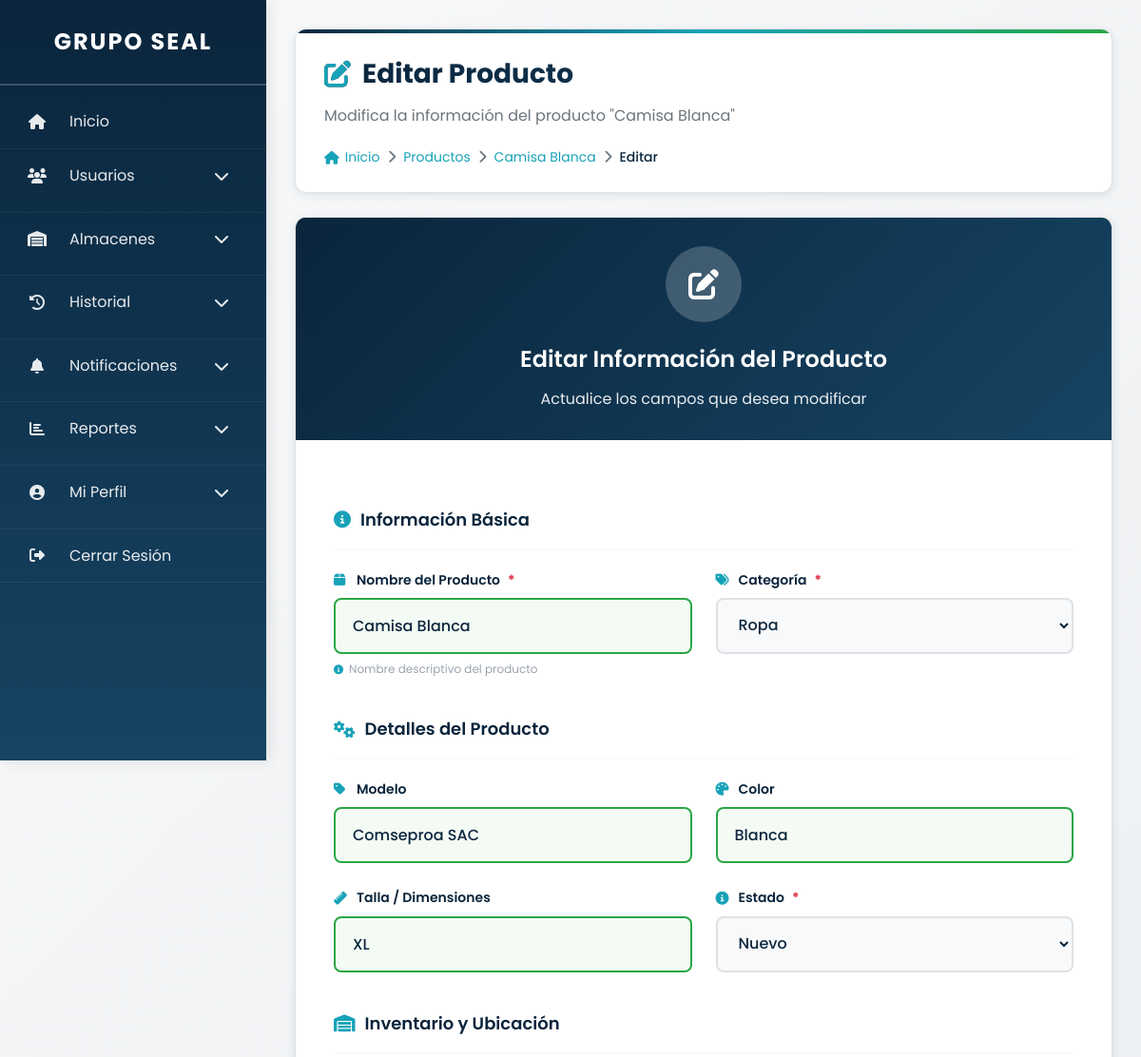
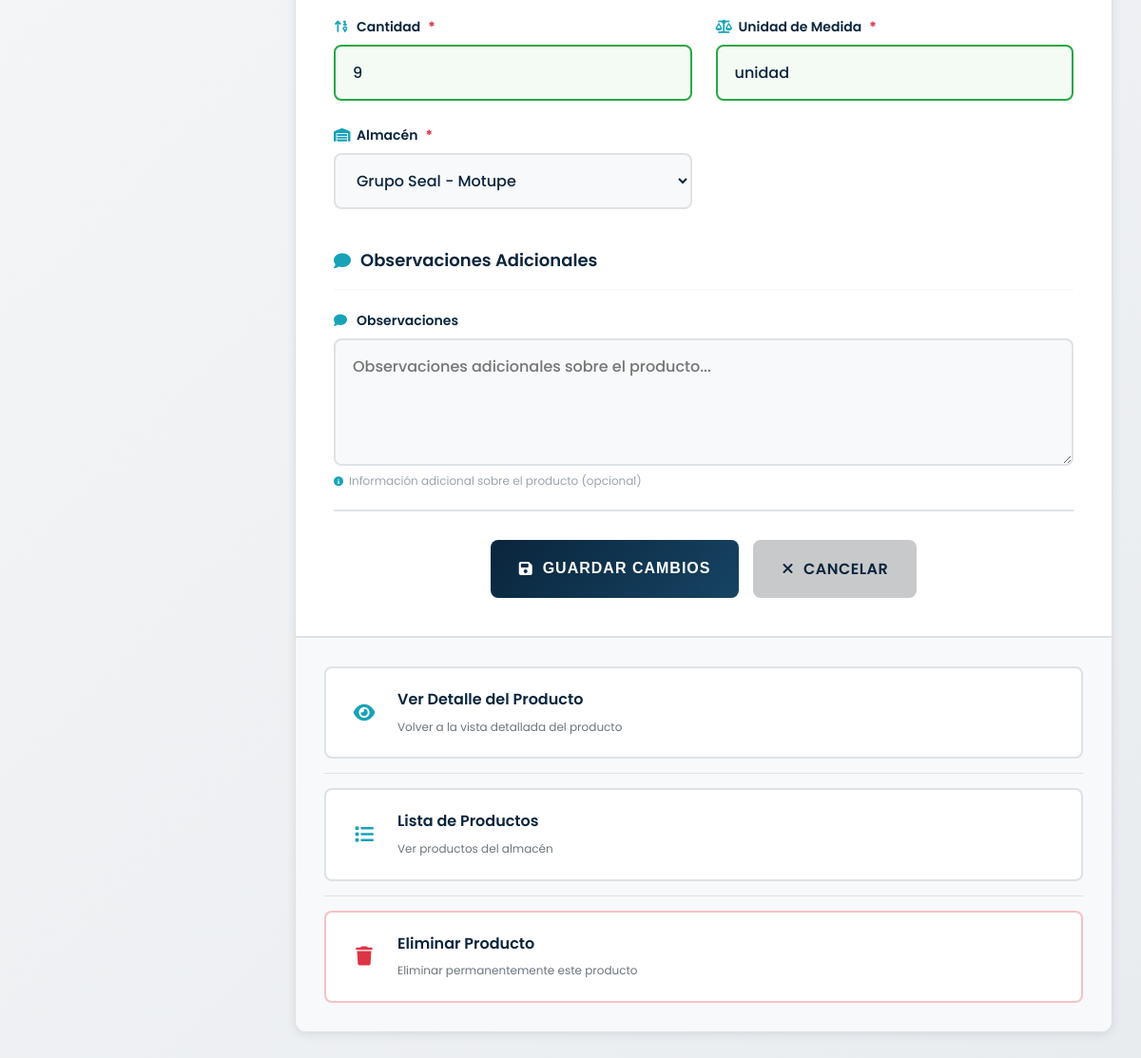
Page /productos/editar.php?id=200 (signed in) on the committed database (2 pictures, top to bottom).
### tables this page shows
CREATE TABLE `productos` (
  `id` int(11) NOT NULL,
  `categoria_id` int(11) NOT NULL,
  `almacen_id` int(11) NOT NULL,
  `nombre` varchar(100) NOT NULL,
  `descripcion` text DEFAULT NULL,
  `modelo` varchar(100) DEFAULT NULL,
  `color` varchar(50) DEFAULT NULL,
  `talla_dimensiones` varchar(50) DEFAULT NULL,
  `cantidad` int(11) NOT NULL DEFAULT 0,
  `unidad_medida` varchar(50) DEFAULT NULL,
  `estado` enum('Nuevo','Usado','Dañado') NOT NULL,
  `observaciones` text DEFAULT NULL
);

CREATE TABLE `categorias` (
  `id` int(11) NOT NULL,
  `nombre` varchar(100) NOT NULL
);

CREATE TABLE `almacenes` (
  `id` int(11) NOT NULL,
  `nombre` varchar(100) NOT NULL,
  `ubicacion` varchar(255) NOT NULL
);

### productos/editar.php (the view, shortened to what this page needs)
<?php
require_once "../config/database.php";
$usuario_rol = isset($_SESSION["user_role"]) ? $_SESSION["user_role"] : "usuario";
$producto_id = $_GET['id'];
$sql = "SELECT p.*, c.nombre as categoria_nombre, a.nombre as almacen_nombre
        FROM productos p
        JOIN categorias c ON p.categoria_id = c.id
        JOIN almacenes a ON p.almacen_id = a.id
        WHERE p.id = ?";
$stmt = $conn->prepare($sql);
$stmt->bind_param("i", $producto_id);
$stmt->execute();
$result = $stmt->get_result();
$producto = $result->fetch_assoc();
$sql_categorias = "SELECT id, nombre FROM categorias ORDER BY nombre";
$categorias = $conn->query($sql_categorias);
$sql_almacenes = "SELECT id, nombre FROM almacenes ORDER BY nombre";
$almacenes = $conn->query($sql_almacenes);
?>
<!DOCTYPE html>
<html lang="es">
<head>
    <link rel="stylesheet" href="https://cdnjs.cloudflare.com/ajax/libs/font-awesome/6.4.2/css/all.min.css">
    <link rel="stylesheet" href="../assets/css/productos-editar.css">
</head>
<body>
<nav class="sidebar" id="sidebar" role="navigation" aria-label="Menú principal">
    <h2>GRUPO SEAL</h2>
    <ul>
        <li>
            <a href="../dashboard.php" aria-label="Ir a inicio">
                <span><i class="fas fa-home"></i> Inicio</span>
            </a>
        </li>
        <?php if ($usuario_rol == 'admin'): ?>
        <li class="submenu-container">
            <a href="#" aria-label="Menú Usuarios" aria-expanded="false" role="button" tabindex="0">
                <span><i class="fas fa-users"></i> Usuarios</span>
                <i class="fas fa-chevron-down"></i>
            </a>
        </li>
        <?php endif; ?>
        <li class="submenu-container">
            <a href="#" aria-label="Menú Almacenes" aria-expanded="false" role="button" tabindex="0">
                <span><i class="fas fa-warehouse"></i> Almacenes</span>
                <i class="fas fa-chevron-down"></i>
            </a>
        </li>
        <li class="submenu-container">
            <a href="#" aria-label="Menú Historial" aria-expanded="false" role="button" tabindex="0">
                <span><i class="fas fa-history"></i> Historial</span>
                <i class="fas fa-chevron-down"></i>
            </a>
        </li>
        <li class="submenu-container">
            <a href="#" aria-label="Menú Notificaciones" aria-expanded="false" role="button" tabindex="0">
                <span>
                    <i class="fas fa-bell"></i> Notificaciones
                </span>
                <i class="fas fa-chevron-down"></i>
            </a>
        </li>
        <?php if ($usuario_rol == 'admin'): ?>
        <li class="submenu-container">
            <a href="#" aria-label="Menú Reportes" aria-expanded="false" role="button" tabindex="0">
                <span><i class="fas fa-chart-bar"></i> Reportes</span>
                <i class="fas fa-chevron-down"></i>
            </a>
        </li>
        <?php endif; ?>
        <li class="submenu-container">
            <a href="#" aria-label="Menú Perfil" aria-expanded="false" role="button" tabindex="0">
                <span><i class="fas fa-user-circle"></i> Mi Perfil</span>
                <i class="fas fa-chevron-down"></i>
            </a>
        </li>
        <li>
            <a href="#" onclick="manejarCerrarSesion(event)" aria-label="Cerrar sesión">
                <span><i class="fas fa-sign-out-alt"></i> Cerrar Sesión</span>
            </a>
        </li>
    </ul>
</nav>
<main class="content" id="main-content" role="main">
    <div class="page-header">
        <h1>
            <i class="fas fa-edit"></i>
            Editar Producto
        </h1>
        <p class="page-description">
            Modifica la información del producto "<?php echo htmlspecialchars($producto['nombre']); ?>"
        </p>
        <div class="breadcrumb">
            <a href="../dashboard.php"><i class="fas fa-home"></i> Inicio</a>
            <span><i class="fas fa-chevron-right"></i></span>
            <a href="listar.php">Productos</a>
            <span><i class="fas fa-chevron-right"></i></span>
            <a href="ver-producto.php?id=<?php echo $producto_id; ?>"><?php echo htmlspecialchars($producto['nombre']); ?></a>
            <span><i class="fas fa-chevron-right"></i></span>
            <span class="current">Editar</span>
        </div>
    </div>
    <div class="edit-container">
        <div class="form-header">
            <div class="form-icon">
                <i class="fas fa-edit"></i>
            </div>
            <h2>Editar Información del Producto</h2>
            <p>Actualice los campos que desea modificar</p>
        </div>
        <form id="formEditarProducto" action="" method="POST" autocomplete="off">
            <div class="form-section">
                <h3><i class="fas fa-info-circle"></i> Información Básica</h3>
            </div>
            <div class="form-grid">
                <div class="form-group">
                    <label for="nombre" class="form-label">
                        <i class="fas fa-box"></i>
                        Nombre del Producto
                        <span class="required">*</span>
                    </label>
                    <input
                        type="text"
                        id="nombre"
                        name="nombre"
                        value="<?php echo htmlspecialchars($producto['nombre']); ?>"
                        required
                        autocomplete="off"
                        maxlength="100"
                        placeholder="Nombre descriptivo del producto"
                    >
                    <div class="field-hint">
                        <i class="fas fa-info-circle"></i>
                        Nombre descriptivo del producto
                    </div>
                </div>
                <div class="form-group">
                    <label for="categoria_id" class="form-label">
                        <i class="fas fa-tags"></i>
                        Categoría
                        <span class="required">*</span>
                    </label>
                    <select id="categoria_id" name="categoria_id" required>
                        <?php while ($categoria = $categorias->fetch_assoc()): ?>
                            <option value="<?php echo $categoria['id']; ?>"
                                    <?php echo ($categoria['id'] == $producto['categoria_id']) ? 'selected' : ''; ?>>
                                <?php echo htmlspecialchars($categoria['nombre']); ?>
                            </option>
                        <?php endwhile; ?>
                    </select>
                </div>
            </div>
            <div class="form-section">
                <h3><i class="fas fa-cogs"></i> Detalles del Producto</h3>
            </div>
            <div class="form-grid">
                <div class="form-group">
                    <label for="modelo" class="form-label">
                        <i class="fas fa-tag"></i>
                        Modelo
                    </label>
                    <input
                        type="text"
                        id="modelo"
                        name="modelo"
                        value="<?php echo htmlspecialchars($producto['modelo']); ?>"
                        autocomplete="off"
                        maxlength="50"
                        placeholder="Modelo del producto"
                    >
                </div>
                <div class="form-group">
                    <label for="color" class="form-label">
                        <i class="fas fa-palette"></i>
                        Color
                    </label>
                    <input
                        type="text"
                        id="color"
                        name="color"
                        value="<?php echo htmlspecialchars($producto['color']); ?>"
                        autocomplete="off"
                        maxlength="30"
                        placeholder="Color del producto"
                    >
                </div>
                <div class="form-group">
                    <label for="talla_dimensiones" class="form-label">
                        <i class="fas fa-ruler"></i>
                        Talla / Dimensiones
                    </label>
                    <input
                        type="text"
                        id="talla_dimensiones"
                        name="talla_dimensiones"
                        value="<?php echo htmlspecialchars($producto['talla_dimensiones']); ?>"
                        autocomplete="off"
                        maxlength="50"
                        placeholder="Talla o dimensiones"
                    >
                </div>
                <div class="form-group">
                    <label for="estado" class="form-label">
                        <i class="fas fa-info-circle"></i>
                        Estado
                        <span class="required">*</span>
                    </label>
                    <select id="estado" name="estado" required>
                        <option value="Nuevo" <?php echo ($producto['estado'] === 'Nuevo') ? 'selected' : ''; ?>>Nuevo</option>
                    </select>
                </div>
            </div>
            <div class="form-section">
                <h3><i class="fas fa-warehouse"></i> Inventario y Ubicación</h3>
            </div>
            <div class="form-grid">
                <div class="form-group">
                    <label for="cantidad" class="form-label">
                        <i class="fas fa-sort-numeric-up"></i>
                        Cantidad
                        <span class="required">*</span>
                    </label>
                    <input
                        type="number"
                        id="cantidad"
                        name="cantidad"
                        value="<?php echo $producto['cantidad']; ?>"
                        min="0"
                        required
                        placeholder="Cantidad disponible"
                    >
                </div>
                <div class="form-group">
                    <label for="unidad_medida" class="form-label">
                        <i class="fas fa-balance-scale"></i>
                        Unidad de Medida
                        <span class="required">*</span>
                    </label>
                    <input
                        type="text"
                        id="unidad_medida"
                        name="unidad_medida"
                        value="<?php echo htmlspecialchars($producto['unidad_medida']); ?>"
                        required
                        autocomplete="off"
                        maxlength="20"
                        placeholder="Ej: unidades, kg, litros"
                    >
                </div>
                <div class="form-group">
                    <label for="almacen_id" class="form-label">
                        <i class="fas fa-warehouse"></i>
                        Almacén
                        <span class="required">*</span>
                    </label>
                    <select id="almacen_id" name="almacen_id" required>
                        <?php while ($almacen = $almacenes->fetch_assoc()): ?>
                            <option value="<?php echo $almacen['id']; ?>"
                                    <?php echo ($almacen['id'] == $producto['almacen_id']) ? 'selected' : ''; ?>>
                                <?php echo htmlspecialchars($almacen['nombre']); ?>
                            </option>
                        <?php endwhile; ?>
                    </select>
                </div>
            </div>
            <div class="form-section">
                <h3><i class="fas fa-comment"></i> Observaciones Adicionales</h3>
            </div>
            <div class="form-group full-width">
                <label for="observaciones" class="form-label">
                    <i class="fas fa-comment"></i>
                    Observaciones
                </label>
                <textarea
                    id="observaciones"
                    name="observaciones"
                    rows="4"
                    maxlength="500"
                    placeholder="Observaciones adicionales sobre el producto..."
                ><?php echo htmlspecialchars($producto['observaciones']); ?></textarea>
                <div class="field-hint">
                    <i class="fas fa-info-circle"></i>
                    Información adicional sobre el producto (opcional)
                </div>
            </div>
            <div class="form-actions">
                <button type="submit" class="btn-submit" id="btnGuardar">
                    <i class="fas fa-save"></i>
                    Guardar Cambios
                </button>
                <a href="ver-producto.php?id=<?php echo $producto_id; ?>" class="btn-cancel">
                    <i class="fas fa-times"></i>
                    Cancelar
                </a>
            </div>
        </form>
        <div class="additional-actions">
            <div class="action-item">
                <a href="ver-producto.php?id=<?php echo $producto_id; ?>" class="action-link">
                    <i class="fas fa-eye"></i>
                    <div>
                        <strong>Ver Detalle del Producto</strong>
                        <small>Volver a la vista detallada del producto</small>
                    </div>
                </a>
            </div>
            <div class="action-item">
                <a href="listar.php?almacen_id=<?php echo $producto['almacen_id']; ?>" class="action-link">
                    <i class="fas fa-list"></i>
                    <div>
                        <strong>Lista de Productos</strong>
                        <small>Ver productos del almacén</small>
                    </div>
                </a>
            </div>
            <div class="action-item">
                <a href="#" onclick="eliminarProducto(<?php echo $producto_id; ?>, '<?php echo htmlspecialchars($producto['nombre']); ?>')" class="action-link danger">
                    <i class="fas fa-trash"></i>
                    <div>
                        <strong>Eliminar Producto</strong>
                        <small>Eliminar permanentemente este producto</small>
                    </div>
                </a>
            </div>
        </div>
    </div>
</main>
</body>
</html>

### rows in the picture
productos: nombre "Camisa Blanca", categoria_id "Ropa", modelo "Comseproa SAC", color "Blanca", talla_dimensiones "XL", estado "Nuevo", cantidad "9", unidad_medida "unidad", almacen_id "Grupo Seal - Motupe"
